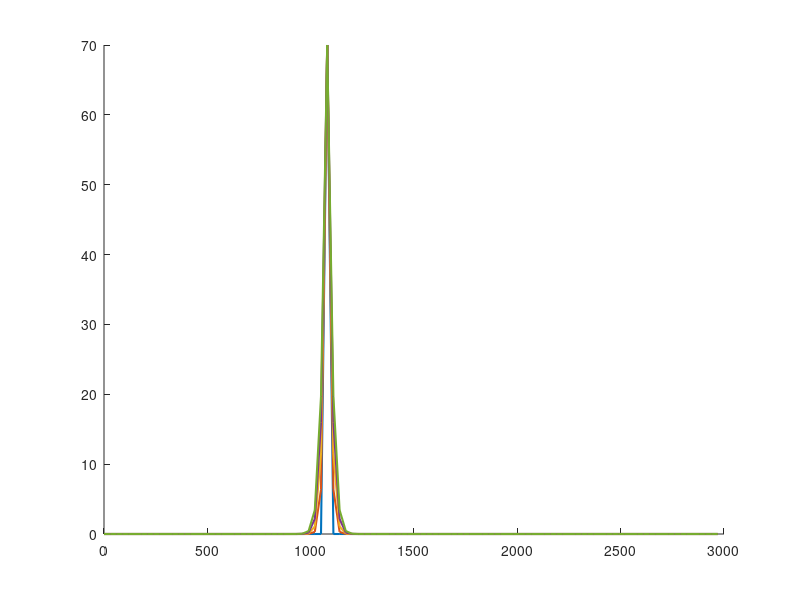

Write the MATLAB code that produced this figure. (Note: this script raises an error after producing the figure.)

clear; clc; close all;

NIM = [0, 8, 7]; % NIM 087

L = 3000;
dx = 30;
T_total = 7200;
dt = 6;
G = 0.05;
z = NIM(3);         % Digit terakhir NIM

Source_Conc = 10 * z;      
Source_Grid = 30 + z;       


imax = round(L / dx);
nmax = round(T_total / dt);

C = zeros(nmax, imax); 

alpha = (G * dt) / (dx^2);

fprintf('Nilai Alpha: %.4f (Stabil jika <= 0.5)\n', alpha);

for n = 1 : nmax - 1
    C(n, Source_Grid) = Source_Conc; 
    
    for i = 2 : imax - 1
        C(n+1, i) = C(n, i) + alpha * (C(n, i+1) - 2 * C(n, i) + C(n, i-1));
    end
    
    C(n+1, 1) = 0;      
    C(n+1, imax) = 0;
    C(n+1, Source_Grid) = Source_Conc;
end

x_vec = 0:dx:(imax-1)*dx;
t_vec = 0:dt:(nmax-1)*dt;

figure(1);
hold on;
plot_times = round(linspace(1, nmax, 5));
labels_time = {};

for k = 1:length(plot_times)
    t_idx = plot_times(k);
    plot(x_vec, C(t_idx, :), 'LineWidth', 1.5);
    labels_time{k} = sprintf('t = %.0f s', t_vec(t_idx));
end
title(['Skenario 1: Konsentrasi Polutan terhadap Ruang (G=', num2str(G), ')'], ["Feby Syarief A-0087-Ose C"]);
xlabel('Jarak (meter)');
ylabel('Konsentrasi (mg/l)');
legend(labels_time);
grid on;
hold off;

target_grids = [Source_Grid, Source_Grid+5, Source_Grid+10, Source_Grid+20, Source_Grid+40];
target_grids = target_grids(target_grids < imax);

figure(2);
hold on;
labels_grid = {};
for k = 1:length(target_grids)
    g_idx = target_grids(k);
    plot(t_vec, C(:, g_idx), 'LineWidth', 1.5);
    labels_grid{k} = sprintf('Grid %d (x=%.0fm)', g_idx, x_vec(g_idx));
end
title(['Skenario 1: Konsentrasi Polutan terhadap Waktu'], ["Feby Syarief A-0087-Ose C"]);
xlabel('Waktu (detik)');
ylabel('Konsentrasi (mg/l)');
legend(labels_grid, 'Location', 'Southeast');
grid on;
hold off;
